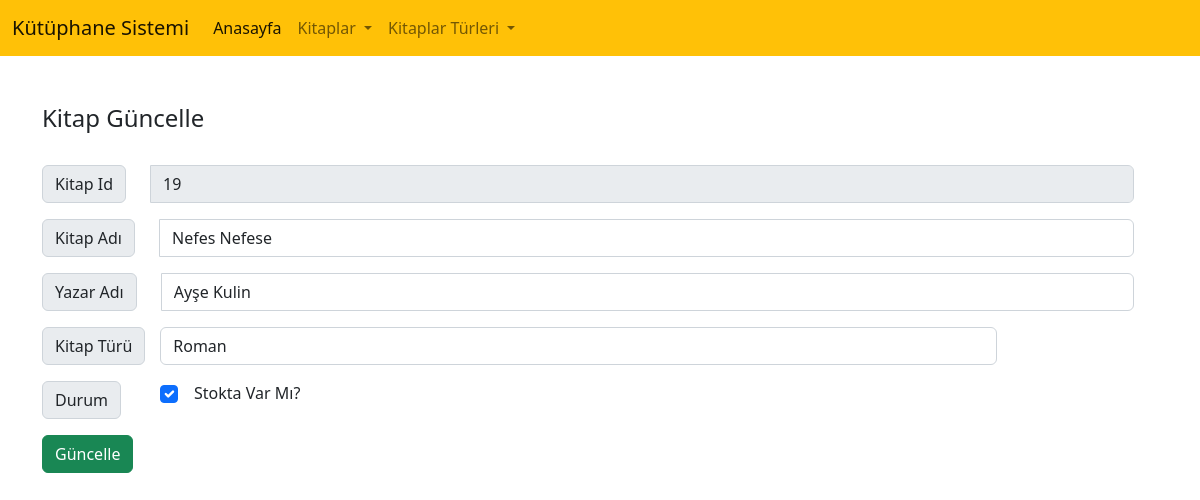
Screenshot of /güncelle.php?id=19 with the database file from the repository.
### tables this page shows
CREATE TABLE `kitaplar` (
  `id` int(11) NOT NULL,
  `kitap_ad` varchar(255) NOT NULL,
  `kitap_yazar` varchar(255) NOT NULL,
  `tur_id` int(5) NOT NULL,
  `kitap_durum` tinyint(1) NOT NULL
);

CREATE TABLE `kitapturleri` (
  `id` int(11) NOT NULL,
  `baslik` varchar(50) NOT NULL,
  `aciklama` text NOT NULL,
  `durum` tinyint(2) NOT NULL
);

### güncelle.php (the view, shortened to what this page needs)
<?php
include 'include/baglan.php';
?>
<!DOCTYPE html>
<html>
<head>
    <?php include 'include/css.php'; ?>
</head>
<body>
<?php include 'include/menu.php';?>
  <?php
  if(isset($_GET['id']))
  {
    $id=$_GET['id'];
    $kitap= $db->query("SELECT * FROM kitaplar WHERE id = $id")->fetch(PDO::FETCH_ASSOC);
  }
  ?>
 <div class="container mt-5">
  <h4>Kitap Güncelle</h4><br>
  <form action="islem.php" method="post">
        <div class="input-group mb-3">
          <div class="input-group-prepend">
            <span class="input-group-text" id="basic-addon1">Kitap Id</span>
          </div>
        <input type="text" class="form-control mx-4" name="id" value="<?=$kitap['id'];?>"disabled>
        </div>
        <div class="input-group mb-3">
          <div class="input-group-prepend">
            <span class="input-group-text" id="basic-addon1">Kitap Adı</span>
          </div>
            <input type="text" class="form-control mx-4" name="kitap_ad"  value="<?=$kitap['kitap_ad'];?>">
        </div>
        <div class="input-group mb-3">
          <div class="input-group-prepend">
            <span class="input-group-text" id="basic-addon1">Yazar Adı</span>
          </div>
            <input type="text" class="form-control mx-4" name="kitap_yazar" value="<?=$kitap['kitap_yazar'];?>">
        </div>
        <div class="input-group mb-3">
          <?php $kitap_turleri = $db->query("SELECT * FROM kitapturleri")->fetchAll(PDO::FETCH_ASSOC); ?>
            <div class="input-group-prepend">
            <span class="input-group-text" id="basic-addon1">Kitap Türü</span>
            </div>
            <div class="col-9 ">
            <select class="form-control mx-3" name="tur_id">
               <?php
               foreach ($kitap_turleri as $kitap_turu) { ?>
                  <option value="<?=$kitap_turu['id'];?>" <?php echo($kitap['tur_id']==$kitap_turu['id']) ? 'selected' : '';?>>
                    <?=$kitap_turu['baslik'];?>
                 </option>
               <?php }
                ?>
            </select>
            </div>
        </div>
           <div class="input-group mb-3">
            <div class="input-group-prepend">
               <span class="input-group-text" id="basic-addon1">Durum</span>
            </div>
            <div class="form-check">
            <input type="checkbox" class="form-check-input p-2 mx-3 mt-1"  name="kitap_durum"  <?php echo($kitap['kitap_durum'] == 1) ? 'checked' : ''; ?> >
            <label class="form-check-label " for="check1">Stokta Var Mı?</label>
        </div>
           </div>
         <div class="input-group mb-3">
        <button class="btn btn-success">Güncelle</button>
        </div>
  </form>
 </div>
</body>
</html>

### rows the page displays
kitaplar: id "19", kitap_ad "Nefes Nefese", kitap_yazar "Ayşe Kulin", tur_id "Roman", kitap_durum "☑"
